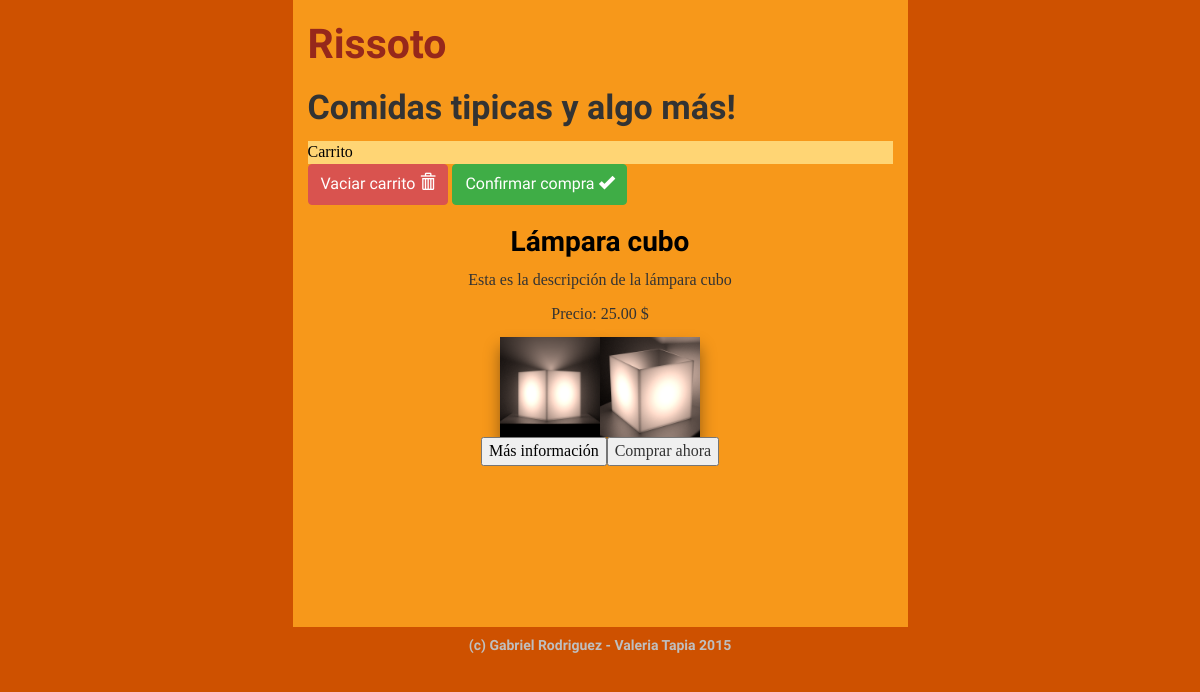
Before: /producto.php?id=2 with the older database file.
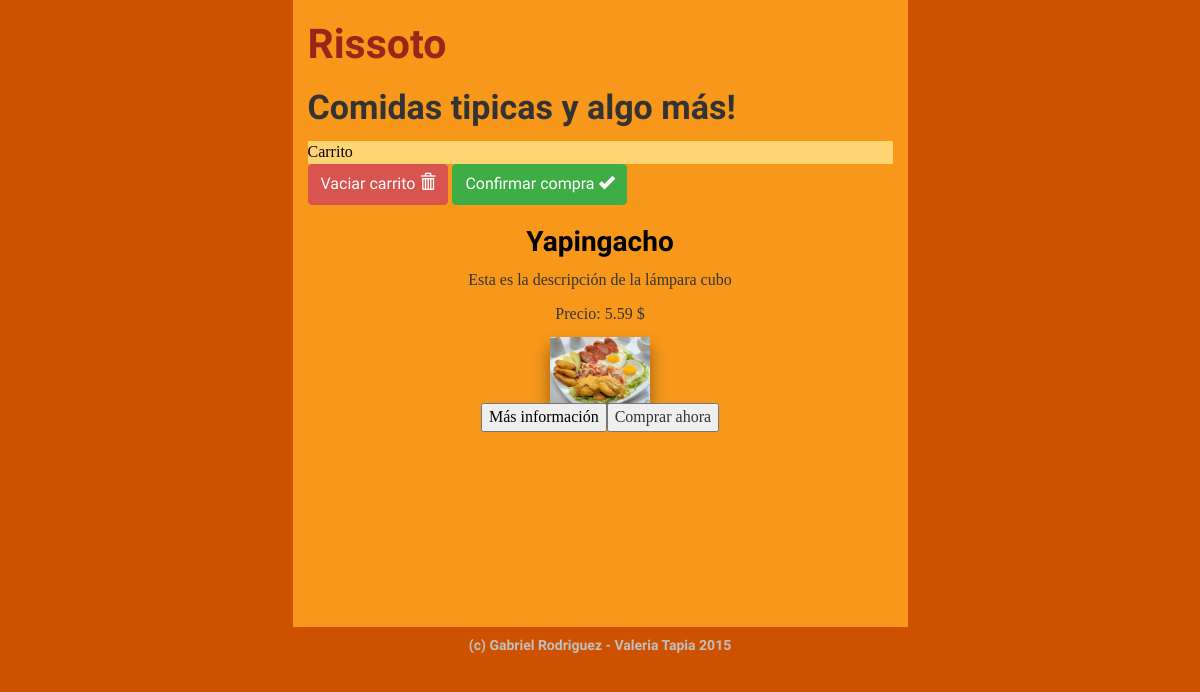
After: the same page with the newer database file.
### tables this page shows
CREATE TABLE `productos` (
  `id` int(100) NOT NULL AUTO_INCREMENT,
  `nombre` varchar(255) DEFAULT NULL,
  `descripcion` varchar(255) DEFAULT NULL,
  `precio` decimal(30,2) DEFAULT NULL,
  `existencias` int(255) DEFAULT NULL,
  `tipo` varchar(30) DEFAULT NULL,
  `activado` tinyint(1) DEFAULT NULL,
  PRIMARY KEY (`id`)
);

CREATE TABLE `imagenesproductos` (
  `id` int(100) NOT NULL AUTO_INCREMENT,
  `idproducto` int(100) DEFAULT NULL,
  `imagen` varchar(255) DEFAULT NULL,
  `titulo` varchar(255) DEFAULT NULL,
  `descripcion` varchar(255) DEFAULT NULL,
  PRIMARY KEY (`id`)
);

### producto.php (the view, shortened to what this page needs)
<?php include "php/cabecera.inc" ?>
<?php include "php/config.inc" ?>
<?php
$conexion = mysqli_connect($servidor,$usuario,$contrasena,$basededatos);
mysqli_set_charset($conexion, "utf8");
$peticion = "SELECT * FROM productos WHERE id=".$_GET['id']." LIMIT 1";
$resultado = mysqli_query($conexion, $peticion);
echo '<div class="row">';
	echo "<article>";
while($fila = mysqli_fetch_array($resultado)) {
	echo "<a href='producto.php?id=".$fila['id']."'><h3>".$fila['nombre']."</h3></a>";
	echo "<p>".$fila['descripcion']."</p>";
	echo "<p>Precio: ".$fila['precio']." $</p>";
	$peticion2 = "SELECT * FROM imagenesproductos WHERE idproducto = ".$fila['id']."";
	$resultado2 = mysqli_query($conexion, $peticion2);
	while($fila2 = mysqli_fetch_array($resultado2)) {
		echo "<img src='images/".$fila2['imagen']."' width=100px>";
	}
	echo "<br>";
	echo "<a href='producto.php?id=".$fila['id']."'><button>Más información</button></a>";
	echo "<button>Comprar ahora</button>";
}
echo "</article>";
	echo "</div>";
?>
<?php include "php/piedepagina.inc" ?>

### php/cabecera.inc (shortened to what this page needs)
<!doctype html>
<html lang="es">
	<head>
	    <link href="/GitHub/TiendaOnline/css/bootstrap.min.css" rel="stylesheet" media="screen">
	</head>
	<body id="bg_y">
	<div class="row" >
		<div id="bg_r" class="col-md-8 col-lg-6 col-sm-10"  >
			<header>
				<a href="../index.php"><h1>Rissoto</h1></a>
				<h2>Comidas tipicas y algo más!</h2>
			</header>
			<section>
			<div id="contienecarrito">
			<div id="carrito" style="background-color:#FFD574;color:black;">
			Carrito
			</div>
 <a href='/GitHub/TiendaOnline/php/destruir.php'> <button type="button" class="btn btn-danger">Vaciar carrito <span class="glyphicon glyphicon-trash" aria-hidden="true"><span></button></a>
 <a href='/GitHub/TiendaOnline/confirmar.php'> <button type="button" class="btn btn-success">Confirmar compra <span class="glyphicon glyphicon-ok" aria-hidden="true"><span></button></a>
</html>

### php/piedepagina.inc (shortened to what this page needs)
<div class="row" align="center">
			<footer>
				<h6>(c) Gabriel Rodriguez - Valeria Tapia  2015</h6>
			</footer>
			</div>
	<div class="col-md-2 col-lg-3 col-sm-1"></div>
	</body>
</html>

### css/estilos.css (style rules this page uses)
h1,h2,h3,p { margin:0px;padding:0px; }
h1 { font-size:48px; }
h2 { font-size:14px;font-weight:normal;color:#C0392B; }
header a { text-decoration:none;color:#96281B; }
article a { color:black;text-decoration:none; }
header { margin-bottom:15px; }
article img { box-shadow:0px 10px 15px rgba(0,0,0,0.4); }
article { clear:both;text-align: center;min-height:400px; }
footer { text-align:center;color:#BFBFBF;padding-bottom: 0%;position: relative; }
#bg_y { background-color: #CE5100; }
#bg_r { background-color: #F7981A; }

Changed rows visible on the page:
changed productos "Esta es la descripción de la lámpara cubo": loses imagenesproductos (imagen (picture)); gains imagenesproductos (imagen (picture)); nombre "Lámpara cubo" → "Yapingacho"; precio "25.00" → "5.59"
